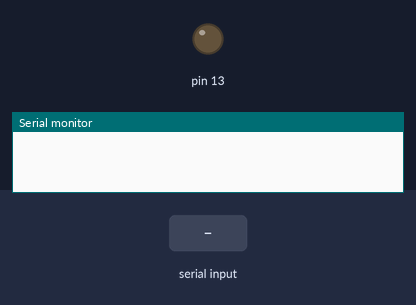
Bench run of a sketch on a simulated Arduino Uno, built with avr-gcc and run on an emulated ATmega328P. On the bench: output pins drawn as LEDs (lit = HIGH), the last lines printed to the serial monitor. Inputs (shaded band) come from the test bench.

Above: at 1.2 s.
1.3 s: "light on" received over Serial
At 3.6 s:
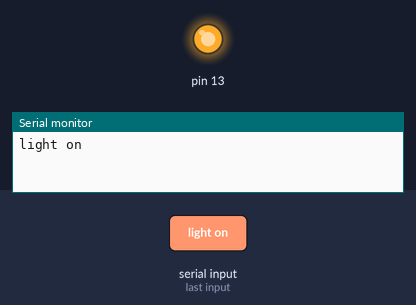
4.3 s: "of" received over Serial
At 6.6 s:
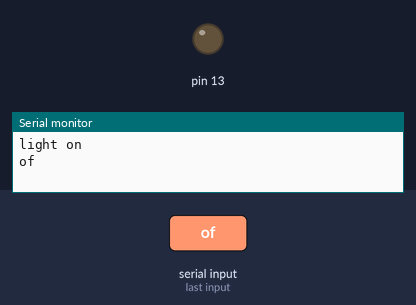
Timing chart, 0 to 8.1 s (numbered marks = the images above; inputs shaded):
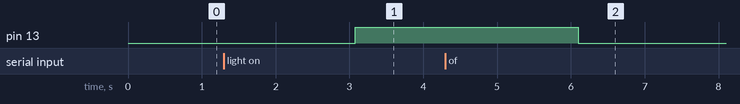

Measured:
- after the input at 1.3 s, pin 13: LOW → HIGH after 1.8 s
- after the input at 4.3 s, pin 13: HIGH → LOW after 1.8 s

The sketch:

sketch_oct29a.ino
```cpp
String text;
void setup() {

pinMode(13,OUTPUT);
Serial.begin(9600);// put your setup code here, to run once:

}

void loop() {
 while(Serial.available())
 {
  delay(10);
  char c=Serial.read();
  text += c;
 }
 delay(1000);
 Serial.println(text);
  if(text.length()>0)
  {
    if(text=="light on")
    {
     digitalWrite(13,HIGH);
    }
    if(text=="of")
    {
     digitalWrite(13,LOW);
    }
    text="";
  }
 // put your main code here, to run repeatedly:

}
```
